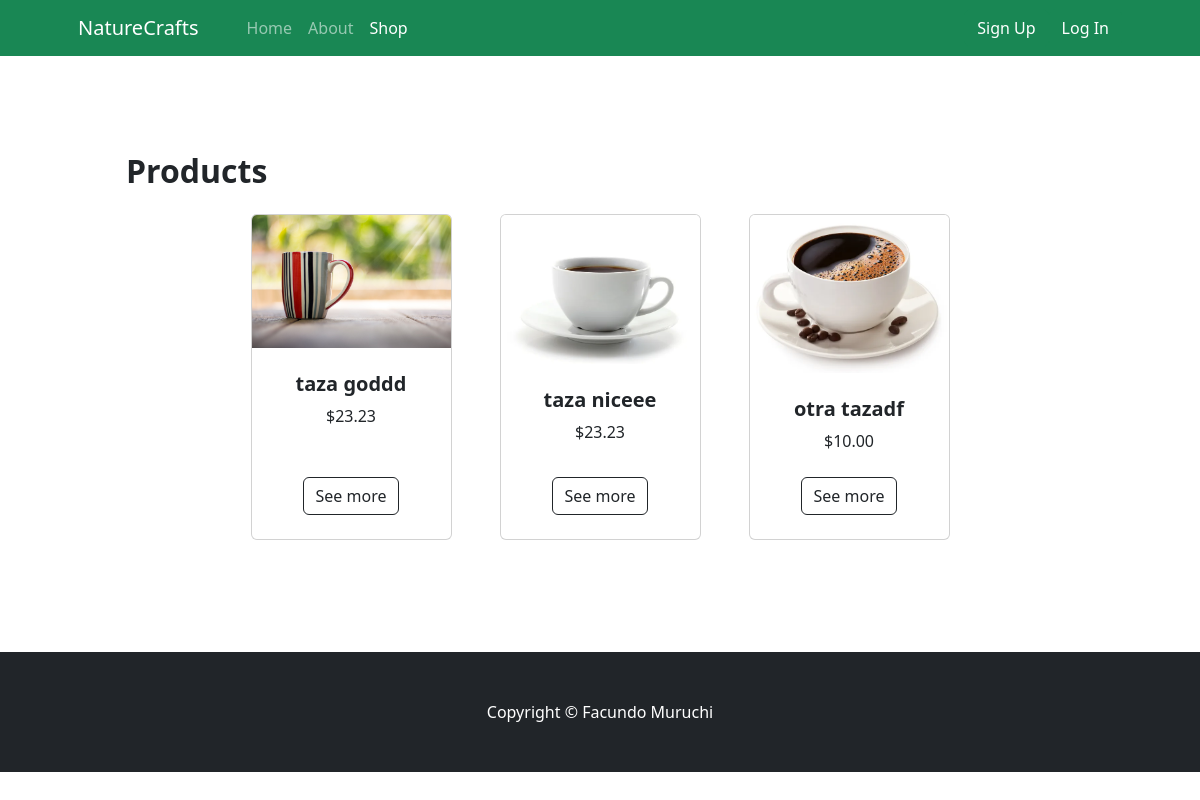
The page /shopping/shop/ on the database as committed earlier.
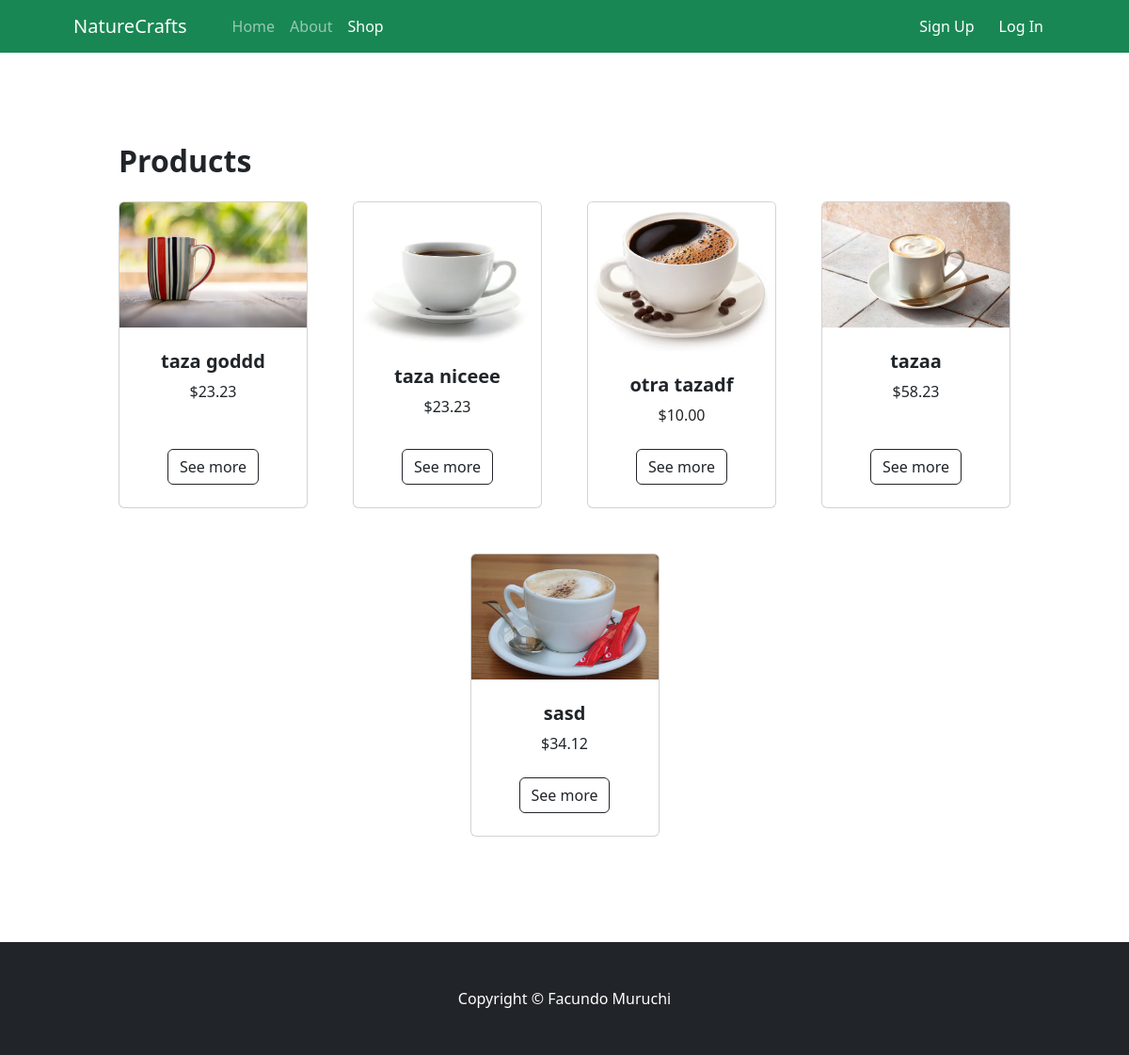
The same page on the database as committed later.
### shopping/models.py (models this page shows, shortened)
class Post(models.Model):
    title = models.CharField(max_length=50)
    desc = RichTextField(max_length=1000)
    img = models.ImageField(upload_to='posts')
    price = models.DecimalField(max_digits=5, decimal_places=2)
    date = models.DateTimeField(auto_now=True)
    creator = models.ForeignKey(User, on_delete=models.CASCADE)

### shopping/views.py (the view)
# urls.py: path('shop/', PostListView.as_view(), name='shop'),
class PostListView(ListView):
    model = Post
    template_name = 'shopping/shop.html'

### shopping/templates/shopping/shop.html
{% extends "base.html" %}
{% load static %}
{% block active %}
<ul class="navbar-nav me-auto mb-2 mb-lg-0 ms-lg-4">
    <li class="nav-item"><a class="nav-link" href="{% url "home" %}">Home</a></li>
    <li class="nav-item"><a class="nav-link" href="{% url "about" %}">About</a></li>
    <li class="nav-item"><a class="nav-link active" aria-current="page" href="{% url "shop" %}">Shop</a></li>
</ul>
{% endblock active %}
{% block heading %}
<div class="container px-4 px-lg-5 mt-5">
    {% if object_list %}
        <h2 class="fw-bolder mb-4">Products</h2>
        <div class="row gx-4 gx-lg-5 row-cols-2 row-cols-md-3 row-cols-xl-4 justify-content-center">
            {% for post in object_list %}
                <div class="col mb-5">
                    <div class="card h-100">
                        <img class="card-img-top" src="{{post.img.url}}" alt="..." />
                        <div class="card-body p-4">
                            <div class="text-center">
                                <h5 class="fw-bolder">{{post.title}}</h5>
                                ${{post.price}}
                            </div>
                        </div>
                        <div class="card-footer p-4 pt-0 border-top-0 bg-transparent">
                            <div class="text-center"><a class="btn btn-outline-dark mt-auto" href="{% url "details" post.id %}">See more</a></div>
                        </div>
                    </div>
                </div>
            {% endfor %}
    {% else %}
        <h2 class="fw-bolder mb-4">Be the first on posting!</h2>
        <a class="btn btn-light" href="{% url "upload" %}">Upload</a>
    {% endif %}
        </div>
</div>
{% endblock heading %}

Rows that differ between the two databases and show on the page:
added Post: img (picture), title "tazaa", price "58.23"
added Post: img (picture), title "sasd", price "34.12"
